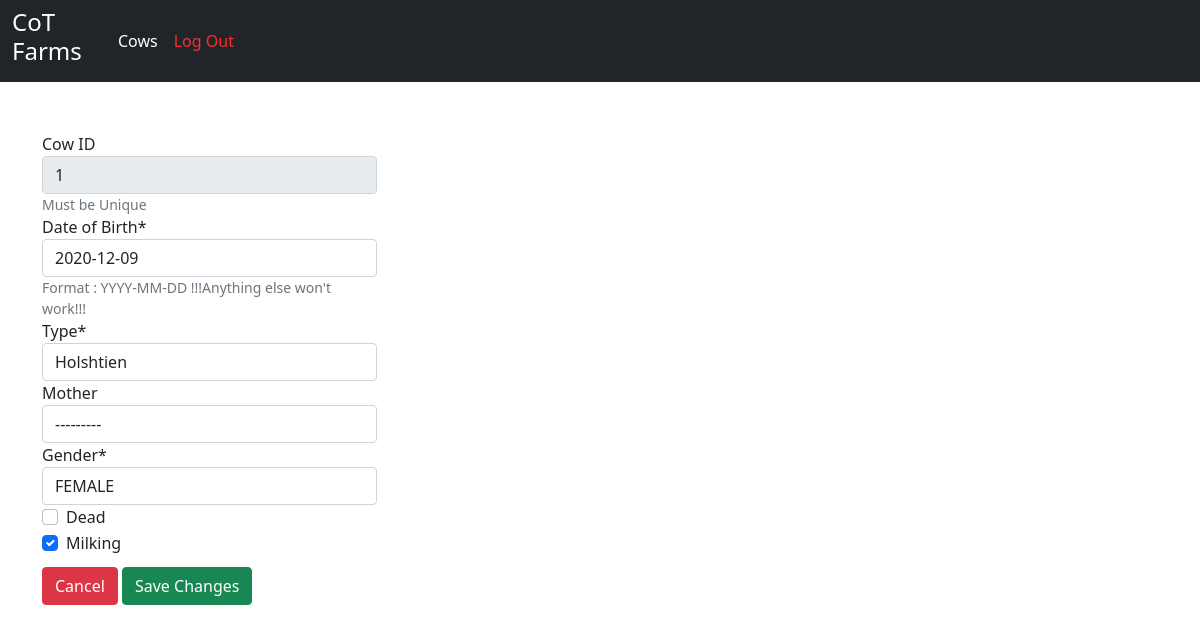
Page /Cows/EditCow/1 (signed in) on the earlier database version.
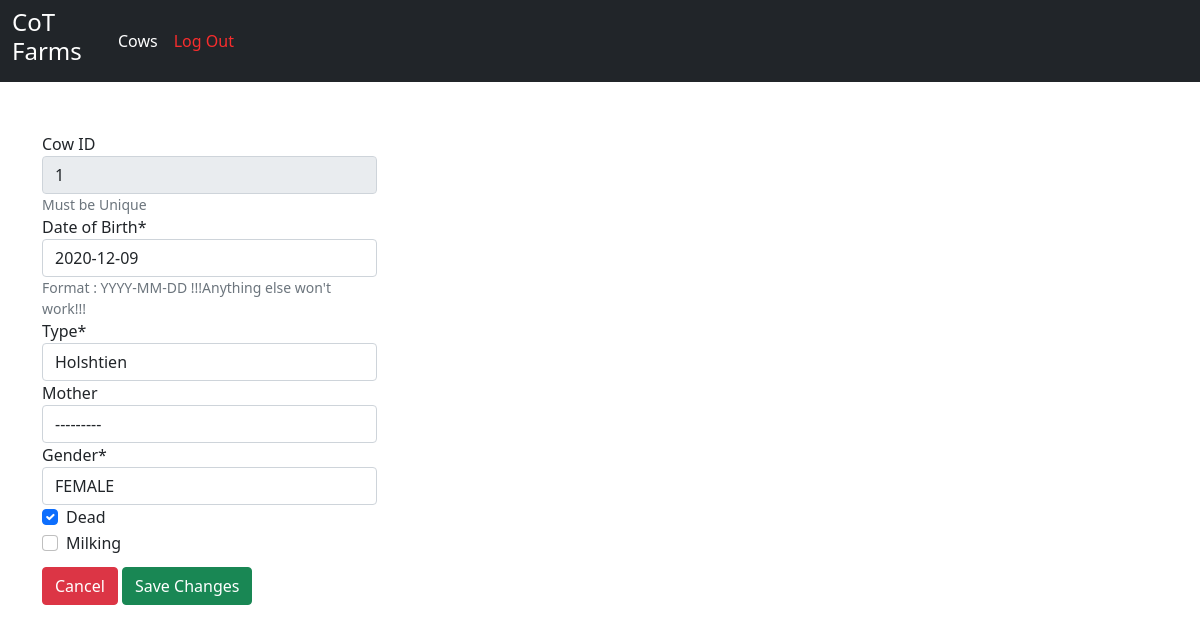
Same page on the later database version.
### Manager/models.py (models this page shows)
class Cow(models.Model):
    Gender = (("M","MALE"),("F","FEMALE"))
    number = models.IntegerField(primary_key=True)
    dob = models.DateField()
    Type = models.ForeignKey(CowType, on_delete=models.SET_NULL, null=True)
    mother = models.ForeignKey("self", on_delete=models.SET_NULL, null=True, blank=True )
    gender = models.CharField(choices=Gender,max_length=1)
    dead = models.BooleanField(default=False)
    isMilking = models.BooleanField(default=False)
    def __str__(self):
        return str(self.number) + " " + str(self.Type)

### Manager/views.py (the view)
# urls.py: path('EditCow/<int:cowID>', views.EditCow, name='manager-cow-editcow'),
@login_required
def EditCow(request,cowID):
    cow = Cow.objects.get(pk=cowID)
    if request.method == 'POST' :
        editForm = editCowForm(request.POST, instance=cow)
        if editForm.is_valid():
            editForm.save()
            return HttpResponseRedirect('..')
    else:
        editForm = editCowForm(instance=cow)
    context = {
        'editForm': editForm
    }
    return render(request, 'Manager/EditCow.html', context)

### Manager/forms.py
class editCowForm(forms.ModelForm):
    Gender = (("M","MALE"),("F","FEMALE"))
    number = forms.IntegerField(label="Cow ID", required=False, help_text="Must be Unique", disabled=True)
    dob = forms.DateField(label="Date of Birth", required=True, help_text="Format : YYYY-MM-DD !!!Anything else won't work!!!")
    Type = forms.ModelChoiceField(label="Type",queryset=CowType.objects.all(), required=True)
    mother = forms.ModelChoiceField(label="Mother",queryset=Cow.objects.filter(dead=False), required=False)
    gender = forms.ChoiceField(label="Gender", choices=Gender, required=True)
    dead = forms.BooleanField(label="Dead", required=False)
    isMilking = forms.BooleanField(label="Milking", required=False)
    class Meta:
        model = Cow
        fields = ['number', 'dob', 'Type', 'mother', 'gender', 'dead', 'isMilking']

### Manager/models.py (called while the page is built)
    def __str__(self):
        return self.Type

### Manager/templates/Manager/EditCow.html (shortened to what this page needs)
{% extends "Manager/base.html" %}
{% load crispy_forms_tags %}
{% block content %}
<div style="max-width: 30%;">
    <form action="" method="post">
        {{ editForm|crispy }}
        <a href="{% url 'manager-cow-home' %}" role="button" class="btn btn-danger" style="margin-top: 10px;">Cancel</a>
        <input type="submit" value="Save Changes" class="btn btn-success" style="margin-top: 10px;">
    </form>
</div>
{% endblock content %}

Differences in the rows shown:
now on this page (row unchanged): Cow: number "1"
changed Cow "FEMALE": dead "☐" → "☑"; isMilking "☑" → "☐"
